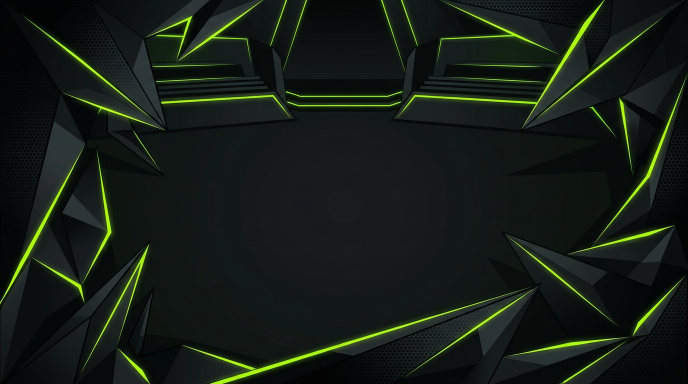
#> input picture assets/extras/jc-arte-bruta.png, 1376 x 768 px, found by its file name (shown at 1/2 size)
$ python produzir_jcbg.py
#> lines starting #> are read from the running program, lines starting #| are printed output that depends on the picture
#!/usr/bin/env python3
"""BG de Just Chatting — compõe a arte IA com a identidade da marca."""
from PIL import Image, ImageDraw, ImageFont, ImageFilter, ImageEnhance

F = "/home/user/twitch-pro/assets/fonts/"
L = "/home/user/twitch-pro/logos/final/"
OUT = "/home/user/twitch-pro/assets/extras/"

ACID, TOXIC = (180, 255, 0), (92, 153, 0)
TXT, TXT2 = (242, 255, 232), (154, 166, 154)
o9 = lambda s: ImageFont.truetype(F + "Orbitron-900.ttf", s)
c6 = lambda s: ImageFont.truetype(F + "ChakraPetch-600.ttf", s)

W, H = 1920, 1080
art = Image.open(OUT + "jc-arte-bruta.png").convert("RGB")
#> art is the input picture: PIL image 1376x768 RGB; mean R, G, B 21.2, 29.2, 21.7
# cortar/ajustar para 16:9
aw, ah = art.size
#> aw = 1376; ah = 768
target = W / H
if aw / ah > target:
    nw = int(ah * target)
#> nw = 1365
    art = art.crop(((aw - nw) // 2, 0, (aw + nw) // 2, ah))
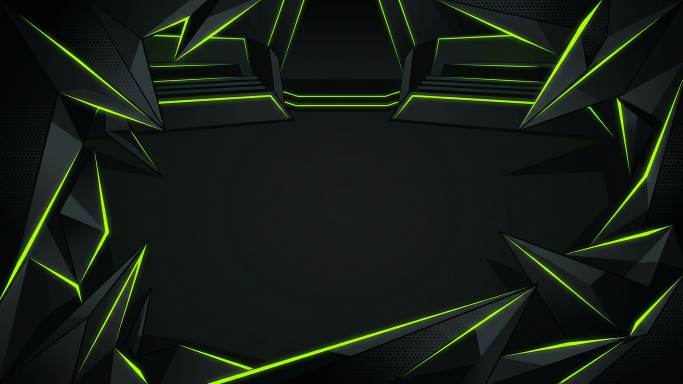
#> art: PIL image 1365x768 RGB (shown at 1/2 size); mean R, G, B 21.3, 29.4, 21.8
else:
    nh = int(aw / target)
    art = art.crop((0, (ah - nh) // 2, aw, (ah + nh) // 2))
art = art.resize((W, H), Image.LANCZOS)
#> art: PIL image 1920x1080 RGB
art = ImageEnhance.Brightness(art).enhance(0.82)   # mais escuro = área de leitura
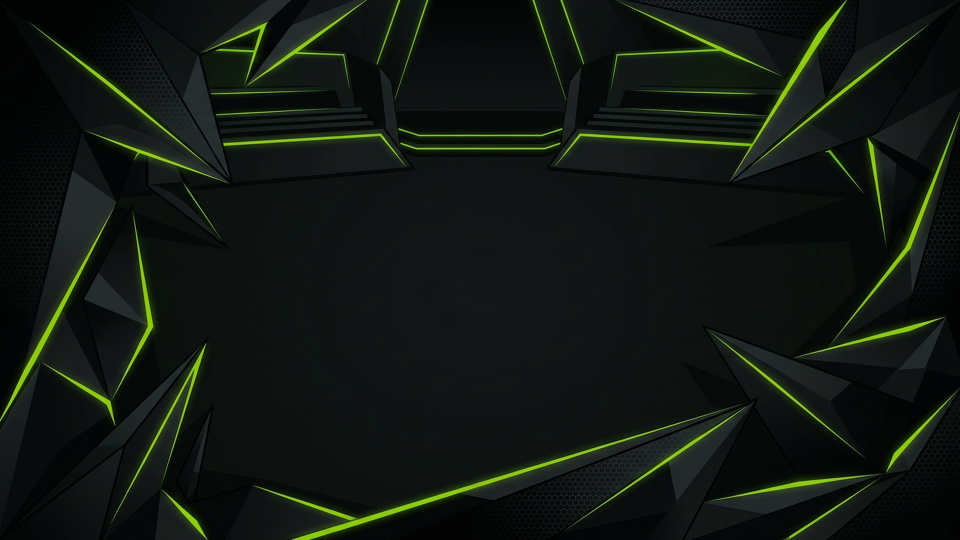
#> art: PIL image 1920x1080 RGB (shown at 1/2 size); mean R, G, B 17, 23.6, 17.4
art = ImageEnhance.Contrast(art).enhance(1.08)

img = art.copy()
d = ImageDraw.Draw(img, "RGBA")

# ── emblema fantasma central (marca d'água grande) ──
#> (the run stopped early here; a loop or call above may not have finished)
